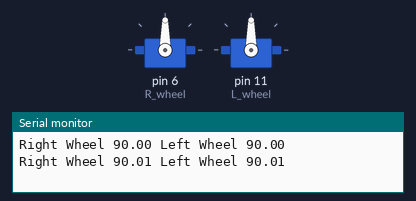
Simulated run of this sketch. Board: Arduino Uno, built with avr-gcc and run on an emulated ATmega328P. Parts: 2 × servo, the last lines printed to the serial monitor.

Above: at 0.05 s.
At 2.65 s:
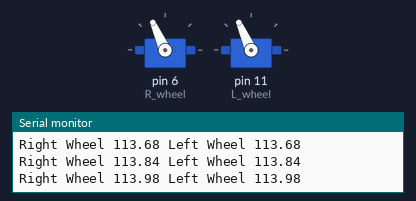
At 5.3 s:
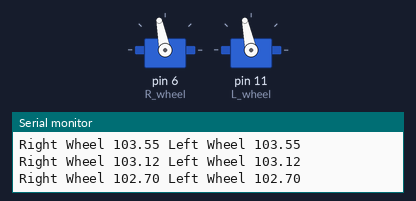
At 11.65 s:
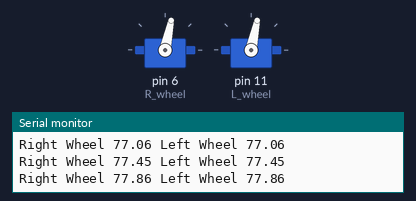
Timing chart, 0 to 16.3 s (numbered marks = the images above):
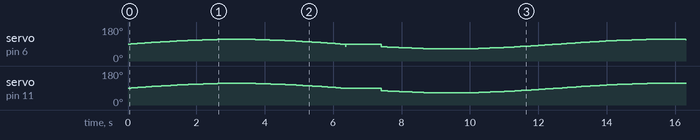

The sketch:

WheelControl.ino
```cpp
/* This code controls the motor speed. It converts the
 * speed controllers system of brake then double tap
 * backwards to a simple speed output. It also has a
 * speed change built in so the motors cant be set full
 * throtte forward then instally put full throttle in
 * reverse.
 *
 * By: Kaden Foy
 * Date: August 2nd 2021
 */

// import modules needed
#include <Servo.h>

// Servo Pins used
# define R_wheel 6 // Left leg hip servo
# define L_wheel 11 // Left leg hip servo

// global variables (tracks initial change in direction)
byte R_dir = 1;
byte L_dir = 1;

// servo and motors
Servo R_wheel_motor;  // create servo object to control a brushless motor
Servo L_wheel_motor;  // create servo object to control a brushless motor

void setup() {
  // start serial BUS cummunication
  Serial.begin(9600);

  // Initalize wheel motors
  R_wheel_motor.attach(R_wheel);
  L_wheel_motor.attach(L_wheel);

}

void loop() {
  // eample that spins the motor in a sin wave going forward and reverse
  float Speed = 90.0 + 25.0*sin(0.0005*millis()); // create speed from 0 to 180 (90 being 0 rpm)
  float Turn = 0.0;

  WheelControl(Speed,Turn);

}

void WheelControl(float Speed, float turn){
  // takes speed from 0 to 180 for throttle control.
  // Value of 90 means 0 speed.
  // Turn goes from -90 to 90

  if (Speed + abs(turn)>180.0){// turning wheel to fast while going forward
    float dd = (180 - (Speed + abs(turn)))/2.0;
    RightWheelSpeed(Speed + turn/2.0 + dd);
    LeftWheelSpeed(Speed - turn/2.0 + dd);
  }
  else if (Speed - abs(turn)<0.0){// turning wheel to fast while going reverse
    float dd = (Speed - abs(turn))/2.0;
    RightWheelSpeed(Speed + turn/2.0 - dd);
    LeftWheelSpeed(Speed - turn/2.0 - dd);
  }
  else{// turn is within bounds 0-180 for both wheels
    RightWheelSpeed(Speed + turn/2.0);
    LeftWheelSpeed(Speed - turn/2.0);
  }
}

void RightWheelSpeed(float Speed){
  // check if wheel is changing from forward to reverse
  if (Speed < 90){
    // set to reverse
    if (R_dir == 1){
      Serial.println("");
      Serial.println(" Right wheel changing direction");
      //delay(1000);
      // Secuqence used to reverse direction
      delay(10);
      R_wheel_motor.write(75);
      delay(10);
      R_wheel_motor.write(95);
      //delay(10);
    }
    R_dir = 0;
  }
  else{
    // set to forward
    R_dir = 1;
  }

  // creates a double pull pack on throttle effect to bypass the brake
  R_wheel_motor.write(Speed);

  Serial.print("Right Wheel ");
  Serial.print(Speed);
}

void LeftWheelSpeed(float Speed){
  // check if wheel is changing from forward to reverse
  if (Speed < 90){
    // set to reverse
    if (L_dir == 1){
      Serial.println("");
      Serial.println(" Left wheel changing direction");
      delay(1000);
      // Secuqence used to reverse direction
      L_wheel_motor.write(0);
      // delay(10);
      L_wheel_motor.write(91);
      // delay(10);
    }
    L_dir = 0;
  }
  else{
    // set to forward
    L_dir = 1;
  }

  // creates a double pull pack on throttle effect to bypass the brake
  L_wheel_motor.write(Speed);

  Serial.print(" Left Wheel ");
  Serial.println(Speed);
}

void ReverseDirection(){
  //
}
```
